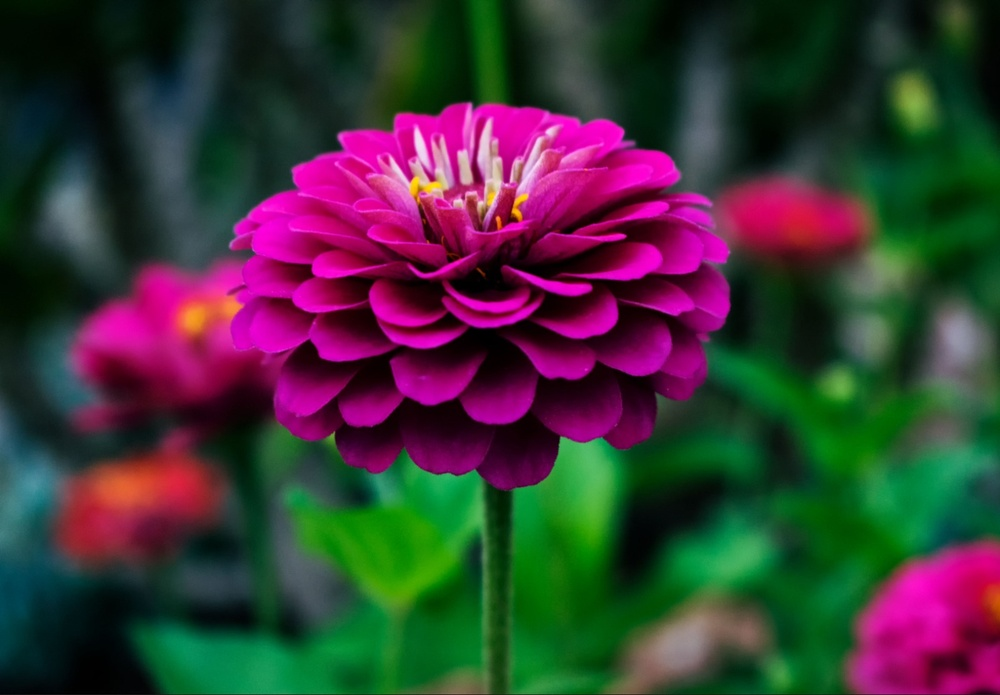
#> input picture LAB/Experiment 10/image.jpg1.jpeg, 1000 x 695 px, shrunk from 1600 x 1112 before the run
$ python rotation.py
#> lines starting #> are read from the running program, lines starting #| are printed output that depends on the picture
import cv2

image = cv2.imread("image.jpg1.jpeg")
#> image is the input picture: shape (695, 1000, 3); mean B, G, R 54.3, 53.8, 60.1

if image is None:
    print("ERROR: Image not found")
else:
    rotated_image = cv2.rotate(image, cv2.ROTATE_90_CLOCKWISE)
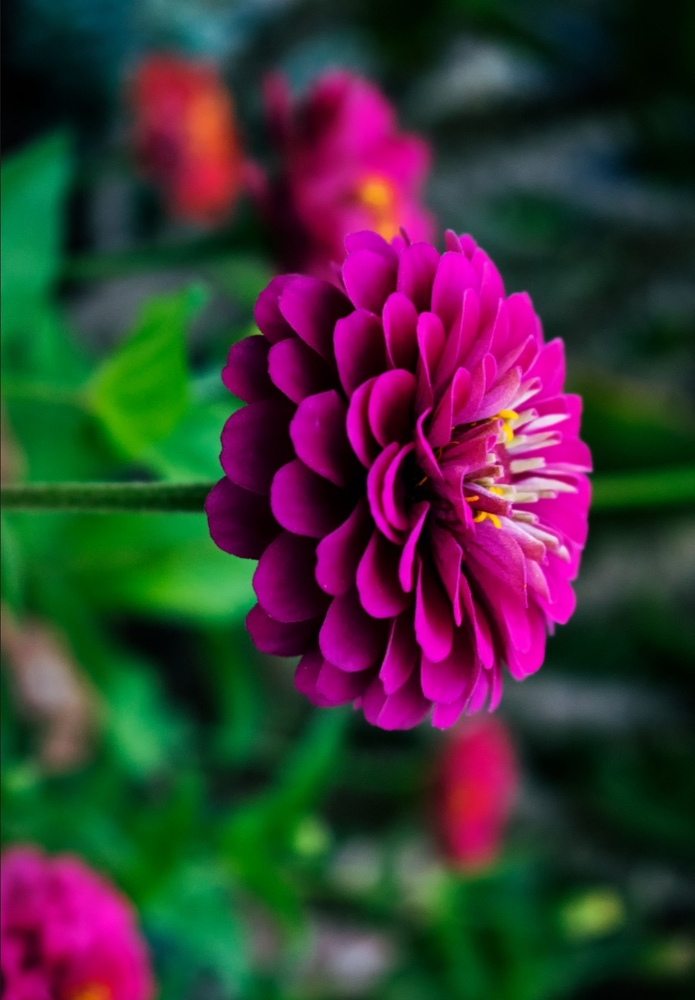
#> rotated_image: shape (1000, 695, 3); mean B, G, R 54.3, 53.8, 60.1

    cv2.imshow("Original Image", image)
    cv2.imshow("90 Degree Clockwise Image", rotated_image)

    cv2.waitKey(0)
    cv2.destroyAllWindows()
